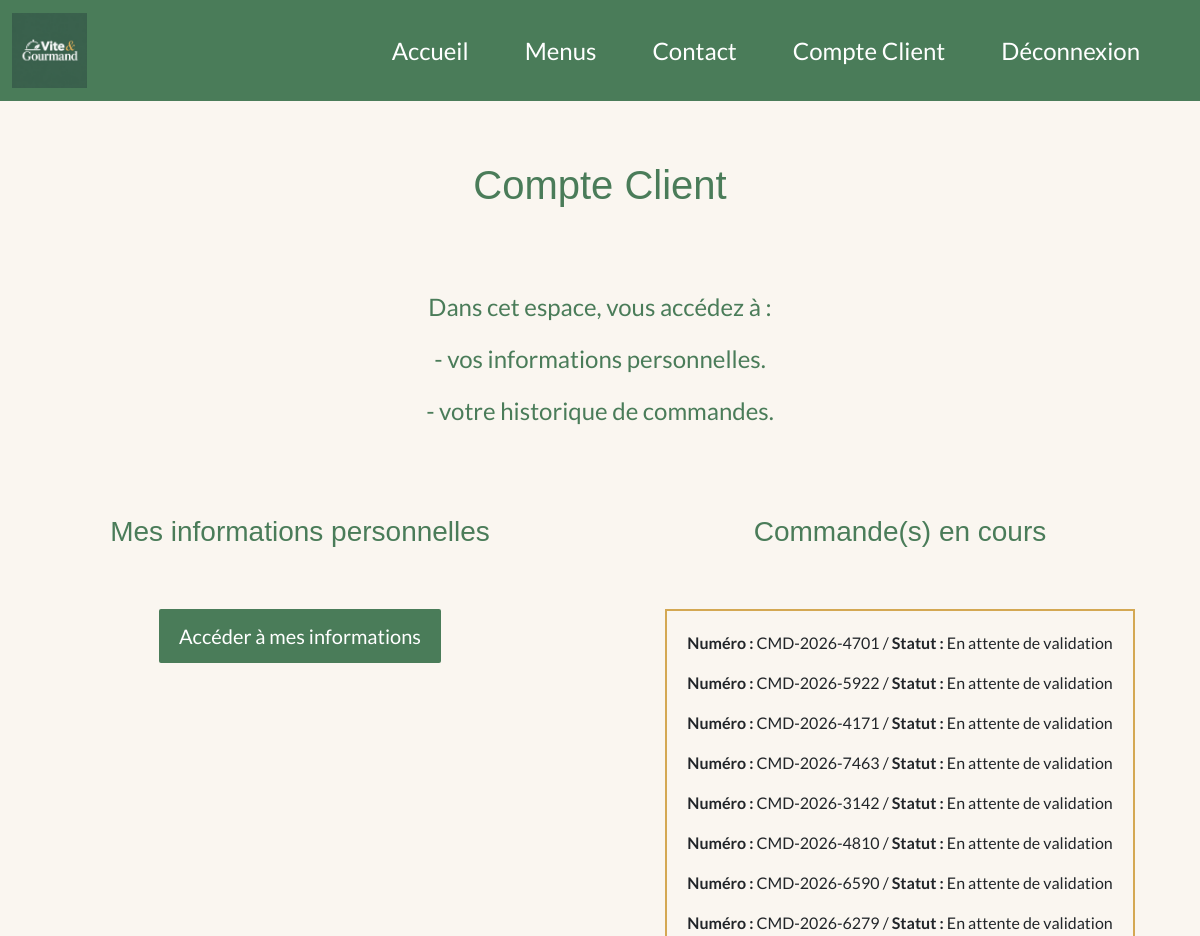
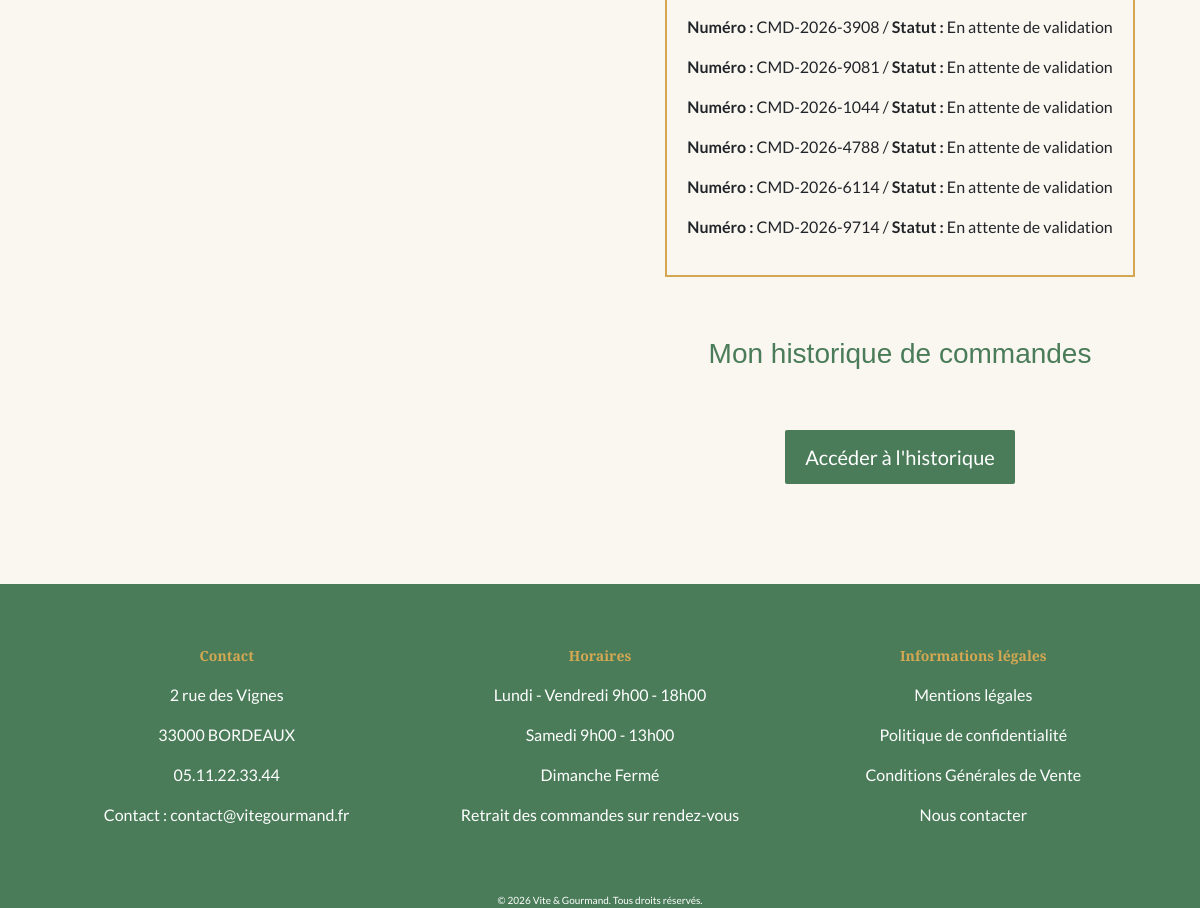
Page /?page=compte_client (signed in) on the committed database (2 pictures, top to bottom).
### tables this page shows
CREATE TABLE IF NOT EXISTS commandes
(
id INT NOT NULL PRIMARY KEY AUTO_INCREMENT,
numero VARCHAR (20) UNIQUE NOT NULL,
statut VARCHAR (50) NOT NULL DEFAULT 'En attente de validation',
adresseLivraison VARCHAR (250) NOT NULL,
complementLivraison VARCHAR (250),
codePostalLivraison VARCHAR(20) NOT NULL,
communeLivraison VARCHAR(250) NOT NULL,
datePrestation DATE NOT NULL,
heurePrestation TIME NOT NULL,
nbPersonneCommande INTEGER NOT NULL,
prixTotal DECIMAL (10, 2) NOT NULL,
fraisLivraison DECIMAL (10, 2) NOT NULL,
montantRemise DECIMAL (10, 2) NOT NULL DEFAULT 0.00,
motifAnnulation VARCHAR (250),
dateCreation DATETIME NOT NULL DEFAULT CURRENT_TIMESTAMP,
menu_id INTEGER NOT NULL,
compte_id INTEGER NOT NULL,
Foreign Key (compte_id) REFERENCES comptes(id),
Foreign Key (menu_id) REFERENCES menus(id)
);

### src/Controller/CommandeController.php (called while the page is built, shortened)
<?php
class CommandeController
{
    private CommandeRepository $commandeRepository;
    public function __construct(CompteRepository $compteRepository, MenuRepository $menuRepository, CommandeRepository $commandeRepository, MailService $mailservice)
    {
        $this->commandeRepository = $commandeRepository;
    }
    public function showAllCommandesClient (): void
    {
        $allCommandes = $this->commandeRepository->findCommandesByCompteId($_SESSION['user_id']);
        require __DIR__ . '/../../templates/client/compte_client.php';
    }
}

### src/Repository/CommandeRepository.php (called while the page is built, shortened)
<?php
class CommandeRepository {
    private Database $database;
    public function __construct(Database $database)
    {
        $this->database = $database;
    }
    public function findCommandesByCompteId(int $compteId) : array
    {
        $pdo = $this->database->getConnection();
        $stmt = $pdo->prepare("SELECT c.numero, m.nomMenu,  c.statut, c.adresseLivraison, c.complementLivraison, c.codePostalLivraison, c.communeLivraison, c.datePrestation,  c.heurePrestation, c.nbPersonneCommande, c.prixTotal, c.fraisLivraison,  c.montantRemise, c.motifAnnulation, c.dateCreation, c.id
        FROM commandes c, menus m  WHERE c.compte_id = :compteId AND  c.menu_id = m.id  ORDER BY c.datePrestation DESC;");
        $stmt->execute(
            [
            ':compteId' => $compteId
            ]);
        $result = $stmt->fetchAll(PDO::FETCH_ASSOC);
        return $result;
    }
}

### templates/client/compte_client.php (the view, shortened to what this page needs)
<?php
require __DIR__ . '/../partials/head.php';
?>
<body>
<?php
require __DIR__ . '/../partials/header.php';
?>
<main>
<div>
    <h1 class="compte-title">Compte Client</h1>
    <div class="compte-text">
    <p>Dans cet espace, vous accédez à : </p>
    <p>- vos informations personnelles.</p>
    <p>- votre historique de commandes.</p>
    </div>
</div>
<section class="container-fluid">
    <div class="row row-cols-1 row-cols-lg-2">
        <div class="col">
            <h2 class="personal-title">Mes informations personnelles</h2>
            <div class="bouton-access">
                <a class="btn-access" href="/?page=infos_personnelles">Accéder à mes informations</a>
            </div>
        </div>
        <div class="col">
            <div class="col inprogress-commande">
            <h2 class="personal-title">Commande(s) en cours</h2>
            <div class="inprogress-inner">
                <?php foreach ($allCommandes as $allCommande): ?>
                    <?php if ($allCommande['statut'] !== 'Terminée' && $allCommande['statut'] !== 'Annulée'): ?>
                        <p> <strong>Numéro : </strong><?= htmlspecialchars($allCommande['numero']) ?> / <strong>Statut :</strong> <?= htmlspecialchars($allCommande['statut']) ?></p>
                    <?php endif ?>
                <?php endforeach ?>
            </div>
        </div>
        <div class="col histo-commande">
            <h2 class="personal-title">Mon historique de commandes</h2>
            <div class="bouton-access">
                <a class="btn-access" href="/?page=histo_commandes">Accéder à l'historique</a>
            </div>
        </div>
    </div>
</section>
</main>
<?php
    require __DIR__ . '/../partials/footer.php';
?>
</body>
</html>

### public/css/style.css (style rules this page uses)
* { margin: 0; padding: 0; box-sizing: border-box; }
:root { --primary: #4A7C59; --secondary: #C4714A; --accent: #D4A853; --avis: rgb(243, 232, 210); --bg: #FAF6F0; --text: #2C2C2C; }
html { width: 100%; }
body { background-color: var(--bg); }
[class*="title"] { font-family: Playfair display, sans-serif; color: var(--primary); }
p { font-family: lato, sans-serif; }
body { font-family: lato, sans-serif; }
.compte-title { display: flex; justify-content: center; text-align: center; margin: 40px; padding: 20px }
.compte-text { display: flex; flex-direction: column; align-items: center; margin: 10px; padding: 20px; font-size: 24px; color: var(--primary); }
.personal-title { display: flex; justify-content: center; text-align: center; margin: 20px; padding: 20px; font-size: 28px; }
.bouton-access { display: flex; justify-content: center; margin-bottom: 50px; }
.btn-access { text-decoration: none; font-size: 20px; color: white; background: var(--primary); padding: 12px 20px; margin: 20px; border: none; border-radius: 2px; }
.inprogress-commande { display: flex; flex-direction: column; justify-content: center; align-items: center; }
.inprogress-inner { border: solid 2px var(--accent); padding: 20px; margin: 20px; }
.bouton-access a { margin-bottom: 50px; }

### rows in the picture
commandes: numero "CMD-2026-4701", statut "En attente de validation"
commandes: numero "CMD-2026-5922", statut "En attente de validation"
commandes: numero "CMD-2026-4171", statut "En attente de validation"
commandes: numero "CMD-2026-7463", statut "En attente de validation"
commandes: numero "CMD-2026-3142", statut "En attente de validation"
commandes: numero "CMD-2026-4810", statut "En attente de validation"
commandes: numero "CMD-2026-6590", statut "En attente de validation"
commandes: numero "CMD-2026-6279", statut "En attente de validation"
commandes: numero "CMD-2026-3908", statut "En attente de validation"
commandes: numero "CMD-2026-9081", statut "En attente de validation"
commandes: numero "CMD-2026-1044", statut "En attente de validation"
commandes: numero "CMD-2026-4788", statut "En attente de validation"
commandes: numero "CMD-2026-6114", statut "En attente de validation"
commandes: numero "CMD-2026-9714", statut "En attente de validation"
